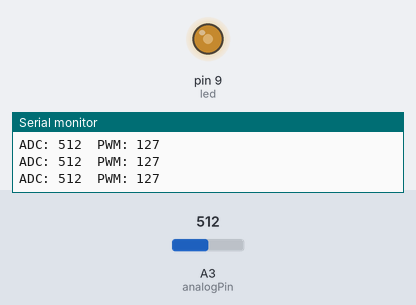
Simulated run of this sketch. Board: Arduino Uno, built with avr-gcc and run on an emulated ATmega328P. On the bench: output pins drawn as LEDs (lit = HIGH), the last lines printed to the serial monitor. The test bench sets the inputs (shaded band); at power-on: A3 (analogPin) = 512.

Above: at 1.2 s.
1.3 s: A3 (analogPin) set to 414
At 2.4 s:
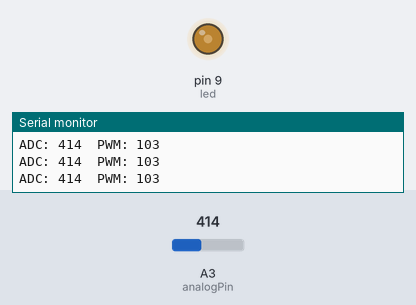
2.8 s: A3 (analogPin) set to 383
At 3.5 s:
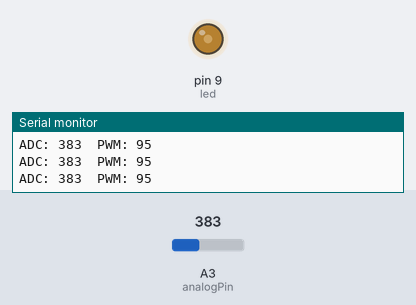
5.8 s: A3 (analogPin) set to 716
At 7.0 s:
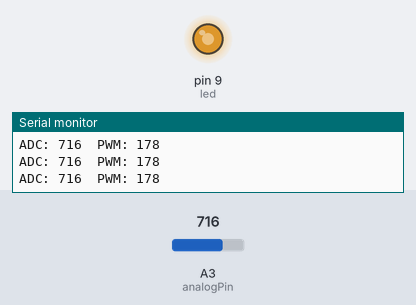
7.3 s: A3 (analogPin) set to 987
At 8.2 s:
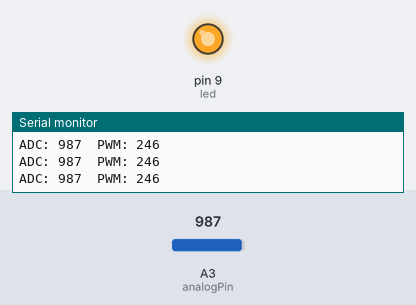
8.8 s: A3 (analogPin) set to 1014
At 9.2 s:
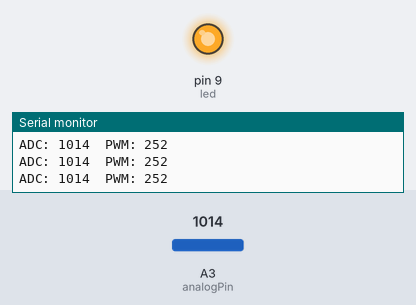
11.8 s: A3 (analogPin) set to 122
At 12.4 s:
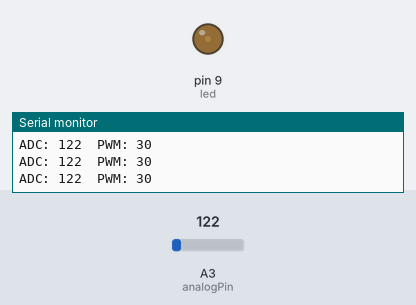
Timing chart, 0 to 14.3 s (numbered marks = the images above; inputs shaded):
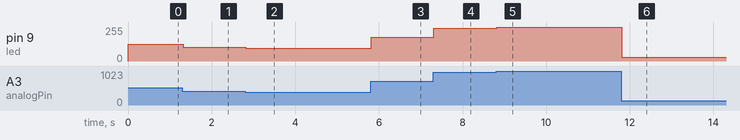

The sketch:

Fade.ino
```cpp
int led = 9;          // PWM 핀
int analogPin = A3;  // 가변저항
int val = 0;         // ADC 값
int brightness = 0;  // PWM 값

void setup() {
  pinMode(led, OUTPUT);
  Serial.begin(9600);
}

void loop() {
  val = analogRead(analogPin);               // 0~1023
  brightness = map(val, 0, 1023, 0, 255);     // 0~255 변환

  analogWrite(led, brightness);

  Serial.print("ADC: ");
  Serial.print(val);
  Serial.print("  PWM: ");
  Serial.println(brightness);

  delay(10);
}
```

Measured:
- after the input at 1.3 s, pin 9 (led): 127/255 → 103/255 at once
- after the input at 2.8 s, pin 9 (led): 103/255 → 95/255 at once
- after the input at 5.8 s, pin 9 (led): 95/255 → 178/255 at once
- after the input at 7.3 s, pin 9 (led): 178/255 → 246/255 at once
- after the input at 8.8 s, pin 9 (led): 246/255 → 252/255 at once
- after the input at 11.8 s, pin 9 (led): 252/255 → 30/255 at once
